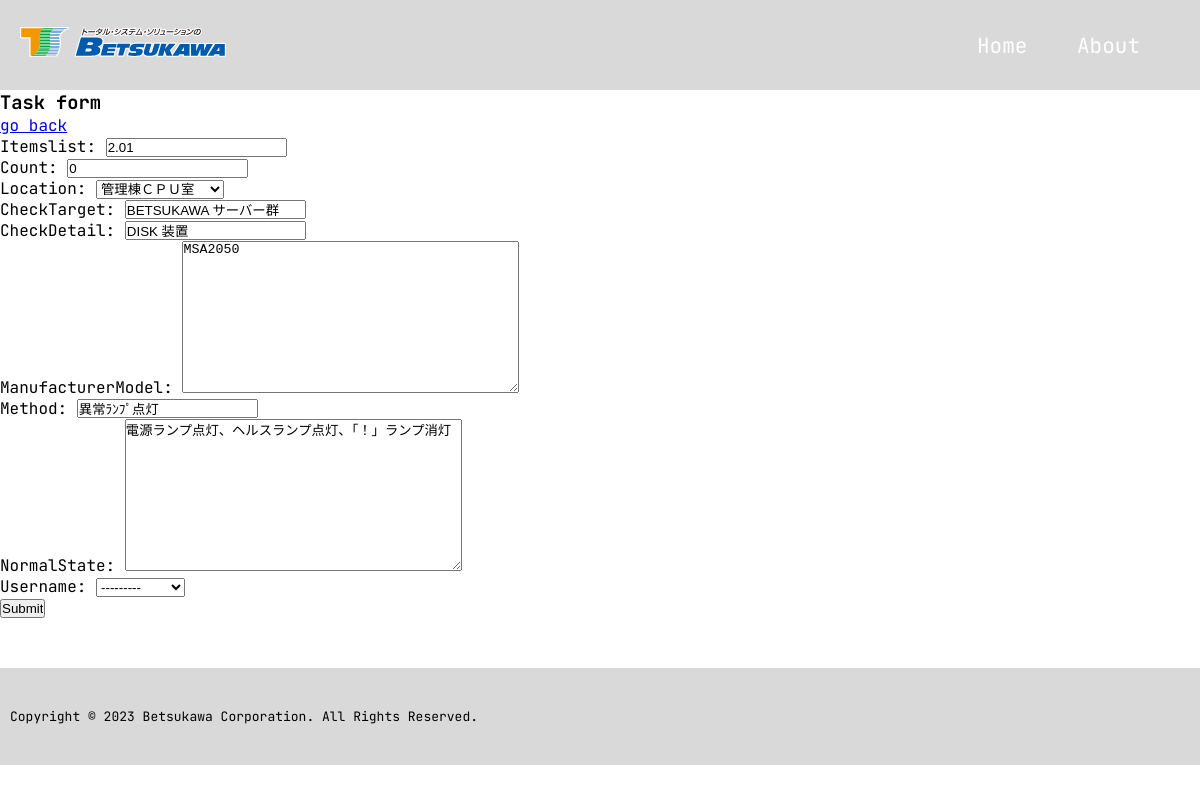
/update-list/3/, run on the app's committed database.
### check_app/models.py (models this page shows, shortened)
class Inspection(models.Model):
    PLACE = [
        ('管理棟ＣＰＵ室', '管理棟ＣＰＵ室'),
        ('工場棟2F 外注ｴﾘｱ', '工場棟2F 外注ｴﾘｱ'),
        ('倉庫７', '倉庫７'),
        ('管理棟2F EPS1', '管理棟2F EPS1'),
        ('鍵返却', '鍵返却'),
    ]
    USERS = [
        ('疋田','疋田'),
        ('若狭','若狭'),
        ('⻄田（紀）','⻄田（紀）'),
        ('伊藤','伊藤'),
        ('上本','上本'),
        ('遠藤','遠藤'),
        ('⻄田（⼤）','⻄田（⼤）'),
    ]
    itemslist = models.DecimalField(max_digits=5, decimal_places=2, null=True)
    count = models.IntegerField(null=True, blank=True)
    location = models.CharField(max_length=50, choices=PLACE, null=True)
    checkTarget = models.CharField(max_length=50, blank=True,null=True)
    checkDetail = models.CharField(max_length=50, blank=True,null=True)
    manufacturerModel = models.TextField(max_length=100, blank=True,null=True)
    method = models.CharField(max_length=50,default='', blank=True,null=True)
    normalState = models.TextField(max_length=255,blank=True)
    username = models.CharField(max_length=60, choices=USERS, null=True, blank=True)
    date = models.DateTimeField(auto_now_add=True)
    class Meta:
        ordering = ['itemslist']

### check_app/views.py (the view)
# urls.py: path('update-list/<int:pk>/', InspectionUpdate.as_view(), name='update-list'),
class InspectionUpdate(UpdateView):
    model = Inspection
    fields = '__all__'
    success_url = reverse_lazy('home')

### check_app/templates/check_app/inspection_form.html (shortened to what this page needs)
{% extends 'check_app/components/base.html' %}
{% block content %}
<h3> Task form</h3>
<a href="{% url 'home' %}">go back</a>
<form action="" method="post">
    {{ form.as_p }}
    <input type="submit" value='Submit'>
</form>
{% endblock content %}

### check_app/static/check_app/styles.css (style rules this page uses)
* { padding: 0; margin: 0; box-sizing: border-box; }
body { background-color: #FFF; font-family: "JetBrains Mono", monospace; }

### data on the page
Inspection: itemslist "2.01", count "0", location "管理棟ＣＰＵ室", checkTarget "BETSUKAWA サーバー群", checkDetail "DISK 装置", manufacturerModel "MSA2050", method "異常ﾗﾝﾌﾟ点灯", normalState "電源ランプ点灯、ヘルスランプ点灯、「！」ランプ消灯", username "---------"
